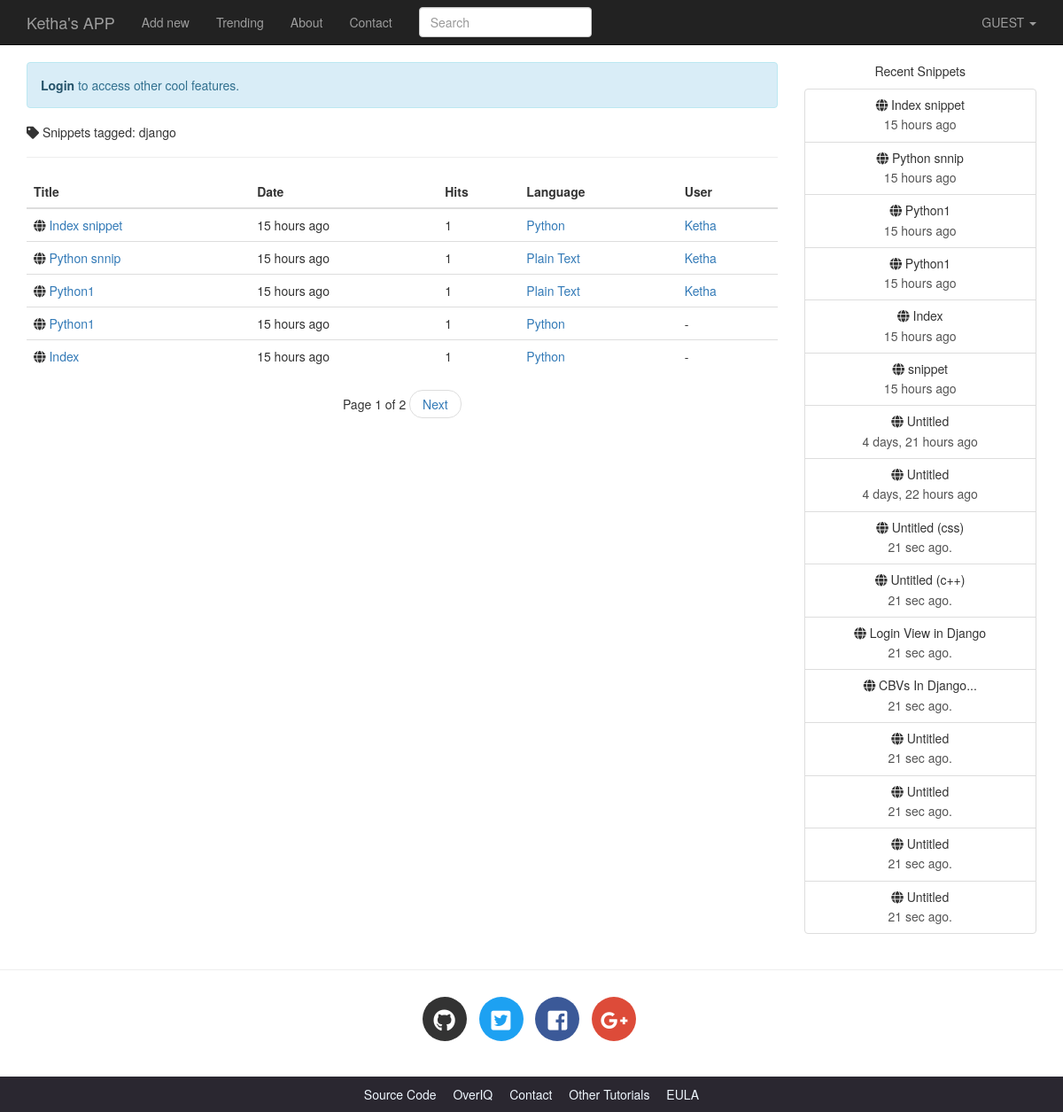
The page /tag/django/ on the database its author committed.
### djangobin/models.py (models this page shows, shortened)
class Tag(models.Model):
    name = models.CharField(max_length=200, unique=True)
    slug = models.CharField(max_length=200, unique=True)
    class Meta:
        ordering = ['name']

class Snippet(models.Model):
    title = models.CharField(max_length=200, blank=True)
    original_code = models.TextField()
    highlighted_code = models.TextField(blank=True, help_text="Read only field. Will contain the"
                                                              " syntax-highlited version of the original code.")
    expiration = models.CharField(max_length=10, choices=Pref.expiration_choices)
    exposure = models.CharField(max_length=10, choices=Pref.exposure_choices)
    hits = models.IntegerField(default=0, help_text='Read only field. Will be updated after every visit to snippet.')
    slug = models.SlugField(help_text='Read only field. Will be filled automatically.')
    created_on = models.DateTimeField(auto_now_add=True)
    language = models.ForeignKey(Language, on_delete=models.CASCADE)
    user = models.ForeignKey(User, on_delete=models.CASCADE)
    tags = models.ManyToManyField('Tag', blank=True)
    class Meta:
        ordering = ['-created_on']
    def get_absolute_url(self):
        return reverse('snippet_detail', args=[self.slug])

class Language(models.Model):
    name = models.CharField(max_length=100)
    lang_code = models.CharField(max_length=100, unique=True, verbose_name='Language Code')
    slug = models.SlugField(max_length=100, unique=True)
    mime = models.CharField(max_length=100, help_text='MIME to use when sending snippet as file.')
    file_extension = models.CharField(max_length=10)
    created_on = models.DateTimeField(auto_now_add=True)
    updated_on = models.DateTimeField(auto_now=True)
    class Meta:
        ordering = ['name']
    def __str__(self):
        return self.name

### djangobin/views.py (the view)
# urls.py: url('^tag/(?P<tag>[\w-]+)/$', views.tag_list, name='tag_list'),
def tag_list(request, tag):
    t = get_object_or_404(Tag, name=tag)
    snippet_list = get_list_or_404(t.snippet_set)
    snippets = paginate_result(request, snippet_list, 5)
    return render(request, 'djangobin/tag_list.html', {'snippets': snippets, 'tag': t})

### djangobin/context_processors.py (called while the page is built)
def recent_snippets(request):
    return dict(recent_snippets=Snippet.objects.filter(exposure='public').order_by("-id")[:8])

### djangobin/models.py (called while the page is built)
    def get_absolute_url(self):
        return reverse('profile', args=[self.user.username])

### djangobin/utils.py (called while the page is built)
def paginate_result(request, object_list, item_per_page):
    paginator = Paginator(object_list, item_per_page)
    page = request.GET.get('page')
    try:
        results = paginator.page(page)
    except PageNotAnInteger:
        results = paginator.page(1)
    except EmptyPage:
        results = paginator.page(paginator.num_pages)
    return results

### djangobin/templates/djangobin/tag_list.html (shortened to what this page needs)
{% extends 'djangobin/base.html' %}
{% load static %}
{% load humanize %}
{% block main %}
    <h5><i class="fas fa-tag"></i> Snippets tagged: {{ tag.name }}</h5>
    <hr>
    <table class="table">
        <thead>
        <tr>
            <th>Title</th>
            <th>Date</th>
            <th>Hits</th>
            <th>Language</th>
            <th>User</th>
        </tr>
        </thead>
        <tbody>
        {% for snippet in snippets %}
            <tr>
                <td><i class="fas fa-globe"></i>
                    <a href="{{ snippet.get_absolute_url }}">{{ snippet.title|default:"Untitled" }}</a>
                </td>
                <td>{{ snippet.created_on|naturaltime }}</td>
                <td>{{ snippet.hits }}</td>
                <td><a href="{% url 'trending_snippets' snippet.language.slug  %}">{{ snippet.language }}</a></td>
                {% if not snippet.user.profile.private %}
                    <td><a href="{{ snippet.user.profile.get_absolute_url }}">{{ snippet.user.username|title }}</a></td>
                {% else %}
                    <td>-</td>
                {% endif %}
            </tr>
        {% endfor %}
        </tbody>
    </table>
    {% if snippets.paginator.num_pages > 1 %}
        <nav aria-label="...">
            <ul class="pager">
                <li>Page {{ snippets.number }} of {{ snippets.paginator.num_pages }}</li>
                {% if snippets.has_next %}
                    <li><a href="?page={{ snippets.next_page_number }}">Next</a></li>
                {% endif %}
            </ul>
        </nav>
    {% endif %}
{% endblock %}

### djangobin/templates/djangobin/base.html (shortened to what this page needs)
<!DOCTYPE html>
<html lang="en">
<head>
    {% load static %}
    {% load humanize %}
    <link rel="stylesheet" href="{% static 'djangobin/css/bootstrap.min.css' %}" >
    <link rel="stylesheet" href="{% static 'djangobin/css/bootstrap-select.min.css' %}" >
    <link href="https://use.fontawesome.com/releases/v5.0.7/css/all.css" rel="stylesheet">
    <link rel="stylesheet" href="{% static 'djangobin/css/main.css' %}">
    <link rel="stylesheet" href="{% static 'djangobin/css/default.css' %}">
</head>
<body>
<nav class="navbar navbar-default navbar-inverse navbar-fixed-top">
    <div class="container">
        <div class="navbar-header">
            <a class="navbar-brand" href="{% url 'index' %}">Ketha's APP</a>
        </div>
        <div class="collapse navbar-collapse" id="bs-example-navbar-collapse-1">
            <ul class="nav navbar-nav">
                <li {% if request.path == '/' %}class='active'{% endif %} >
                    <a href="{% url 'index' %}">Add new</a>
                </li>
                <li {% if request.path == '/trending/' %}class='active'{% endif %}>
                    <a href="{% url 'trending_snippets' %}">Trending<span class="sr-only">(current)</span></a>
                </li>
                <li {% if request.path == '/about/' %}class='active'{% endif %}>
                    <a href="{% url 'about' %}">About</a>
                </li>
                <li {% if request.path == '/contact/' %}class='active'{% endif %}>
                    <a href="{% url 'contact' %}">Contact</a>
                </li>
            </ul>
            <form action="{% url 'search' %}" class="navbar-form navbar-left" method="get">
                <div class="form-group">
                    <input type="text" name="query" class="form-control"
                           placeholder="Search" value="{{ request.GET.query }}">
                </div>
            </form>
            <ul class="nav navbar-nav navbar-right">
                <li class="dropdown">
                    <a href="#" class="dropdown-toggle" data-toggle="dropdown" role="button"
                       aria-haspopup="true" aria-expanded="false">
                        {% if request.user.is_authenticated %}
                            {{ request.user.username|upper }}
                        {% else %}
                            GUEST
                        {% endif %}
                        <span class="caret"></span>
                    </a>
                </li>
            </ul>
        </div>
    </div>
</nav>
<div class="container">
    <div class="row">
        <div class="col-lg-9 col-md-9">
            {% if not request.user.is_authenticated and not request.path == '/login/'  %}
                <p class="alert alert-info">
                    <a href="{% url 'login' %}?next={{ request.path }}" class="alert-link">Login</a> to access other cool features.
                </p>
            {% endif %}
            {% block main %}{% endblock %}
        </div>
        <div class="col-lg-3 col-md-3 text-center hidden-sm hidden-xs">
            <p>Recent Snippets</p>
            <div class="list-group">
                {% for recent_snippet in recent_snippets %}
                    <a href="{{ recent_snippet.get_absolute_url }}" class="list-group-item">
                        <h5 class="list-group-item-heading"><span class="fa fa-globe
                            "></span> {{ recent_snippet.title }}</h5>
                        <p class="list-group-item-text">{{ recent_snippet.created_on|naturaltime }}</p>
                    </a>
                {% endfor %}
                <a href="#" class="list-group-item">
                    <h5 class="list-group-item-heading"><span class="fas fa-globe"
                        "></span> Untitled (css)</h5>
                    <p class="list-group-item-text">21 sec ago.</p>
                </a>
                <a href="#" class="list-group-item">
                    <h5 class="list-group-item-heading"><span class="fas fa-globe"
                        "></span> Untitled (c++)</h5>
                    <p class="list-group-item-text">21 sec ago.</p>
                </a>
                <a href="#" class="list-group-item">
                    <h5 class="list-group-item-heading"><span class="fas fa-globe"
                        "></span> Login View in Django</h5>
                    <p class="list-group-item-text">21 sec ago.</p>
                </a>
                <a href="#" class="list-group-item">
                    <h5 class="list-group-item-heading"><span class="fas fa-globe"
                        "></span> CBVs In Django...</h5>
                    <p class="list-group-item-text">21 sec ago.</p>
                </a>
                <a href="#" class="list-group-item">
                    <h5 class="list-group-item-heading"><span class="fas fa-globe"
                        "></span> Untitled</h5>
                    <p class="list-group-item-text">21 sec ago.</p>
                </a>
                <a href="#" class="list-group-item">
                    <h5 class="list-group-item-heading"><span class="fas fa-globe"
                        "></span> Untitled</h5>
                    <p class="list-group-item-text">21 sec ago.</p>
                </a>
                <a href="#" class="list-group-item">
                    <h5 class="list-group-item-heading"><span class="fas fa-globe"
                        "></span> Untitled</h5>
                    <p class="list-group-item-text">21 sec ago.</p>
                </a>
                <a href="#" class="list-group-item">
                    <h5 class="list-group-item-heading"><span class="fas fa-globe"
                        "></span> Untitled</h5>
                    <p class="list-group-item-text">21 sec ago.</p>
                </a>
            </div>
        </div>
    </div>
</div>
<hr>
<footer>
    <div class="social-icons">
        <div class="container text-center">
            <ul class="list-inline">
                <li class="list-inline-item social-github">
                    <a href="https://github.com/">
                        <i class="fab fa-github"></i>
                    </a>
                </li>
                <li class="list-inline-item social-twitter">
                    <a href="https://twitter.com/">
                        <i class="fab fa-twitter-square"></i>
                    </a>
                </li>
                <li class="list-inline-item social-facebook">
                    <a href="https://www.facebook.com/">
                        <i class="fab fa-facebook-square"></i>
                    </a>
                </li>
                <li class="list-inline-item social-google-plus">
                    <a href="https://plus.google.com/">
                        <i class="fab fa-google-plus-g"></i>
                    </a>
                </li>
            </ul>
        </div>
    </div>
    <div class="main-footer">
        <div class="container text-center">
            <ul>
                <li><a href="#">Source Code</a></li>
                <li><a href="#">OverIQ</a></li>
                <li><a href="#">Contact</a></li>
                <li><a href="#">Other Tutorials</a></li>
                <li><a href="{% url 'eula' %}">EULA</a></li>
            </ul>
        </div>
    </div>
</footer>
</body>
</html>

### djangobin/static/djangobin/css/main.css (style rules this page uses)
body { padding-top: 70px; }
.social-icons { margin: 30px 0; }
footer .social-icons ul.list-inline li a { display: block; width: 50px; height: 50px; color: #fff; border-radius: 100%; font-size: 25px; line-height: 50px; }
footer .social-icons ul.list-inline li.social-github a { background-color: #333; transition: all .2s ease-in-out; }
footer .social-icons ul.list-inline li.social-twitter a { background-color: #1da1f2; transition: all .2s ease-in-out; }
footer .social-icons ul.list-inline li.social-facebook a { background-color: #3b5998; transition: all .2s ease-in-out; }
footer .social-icons ul.list-inline li.social-google-plus a { background-color: #dd4b39; transition: all .2s ease-in-out; }
.main-footer { background-color: #2a2730; }
.main-footer ul { margin-top: 10px; padding-left: 0; }
.main-footer li { display: inline; }
.main-footer li a { color: aliceblue; }
.main-footer li+ li { margin-left: 15px; }

### rows shown on the page
Tag: name "django"
Snippet: title "Index snippet", created_on "15 hours ago", hits "1", language "Python", user.username "Ketha"
Snippet: title "Python snnip", created_on "15 hours ago", hits "1", language "Plain Text", user.username "Ketha"
Snippet: title "Python1", created_on "15 hours ago", hits "1", language "Plain Text", user.username "Ketha"
Snippet: title "Python1", created_on "15 hours ago", hits "1", language "Python"
Snippet: title "Index", created_on "15 hours ago", hits "1", language "Python"
Snippet: title "snippet", created_on "15 hours ago"
Snippet: title "Untitled", created_on "4 days, 21 hours ago"
Snippet: title "Untitled", created_on "4 days, 22 hours ago"

### other values the page prints
{{ snippets.number }} "1"
{{ snippets.paginator.num_pages }} "2"
